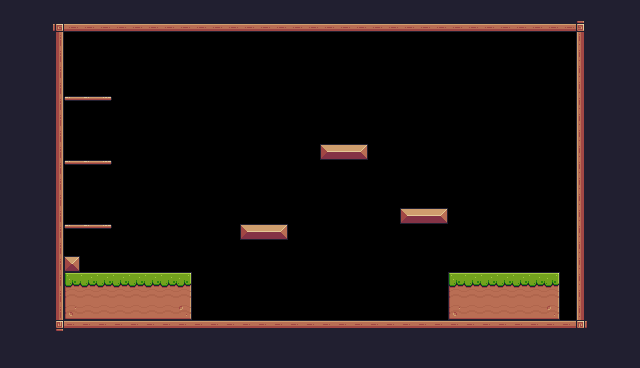

Tiled map render using the project's own tile images. Description and the whole map definition, tile-layer contents included, below:
An orthogonal 40x23 tile map with 16x16 px tiles, 1 tile layer (Background) and 15 objects (3x Platform, Player).

<map version="1.10" tiledversion="1.10.2" orientation="orthogonal" renderorder="right-down" width="40" height="23" tilewidth="16" tileheight="16" infinite="0" nextlayerid="4" nextobjectid="46">
 <tileset firstgid="1" source="Pixel Adventure.tsx" />
 <layer id="1" name="Background" width="40" height="23">
  <properties>
   <property name="BackgroundColor" value="Gray" />
  </properties>
  <data encoding="csv">
24,24,24,24,24,24,24,24,24,24,24,24,24,24,24,24,24,24,24,24,24,24,24,24,24,24,24,24,24,24,24,24,24,24,24,24,24,24,24,24,
24,24,24,92,134,134,134,134,134,134,134,134,134,134,134,134,134,134,134,134,134,134,134,134,134,134,134,134,134,134,134,134,134,134,134,134,93,24,24,24,
24,24,24,113,0,0,0,0,0,0,0,0,0,0,0,0,0,0,0,0,0,0,0,0,0,0,0,0,0,0,0,0,0,0,0,0,111,24,24,24,
24,24,24,113,0,0,0,0,0,0,0,0,0,0,0,0,0,0,0,0,0,0,0,0,0,0,0,0,0,0,0,0,0,0,0,0,111,24,24,24,
112,112,112,113,0,0,0,0,0,0,0,0,0,0,0,0,0,0,0,0,0,0,0,0,0,0,0,0,0,0,0,0,0,0,0,0,111,24,24,24,
112,112,112,113,0,0,0,0,0,0,0,0,0,0,0,0,0,0,0,0,0,0,0,0,0,0,0,0,0,0,0,0,0,0,0,0,111,24,24,24,
112,112,112,113,40,41,42,0,0,0,0,0,0,0,0,0,0,0,0,0,0,0,0,0,0,0,0,0,0,0,0,0,0,0,0,0,111,24,24,24,
112,112,112,113,0,0,0,0,0,0,0,0,0,0,0,0,0,0,0,0,0,0,0,0,0,0,0,0,0,0,0,0,0,0,0,0,111,24,24,24,
112,112,112,113,0,0,0,0,0,0,0,0,0,0,0,0,0,0,0,0,0,0,0,0,0,0,0,0,0,0,0,0,0,0,0,0,111,24,24,24,
112,112,112,113,0,0,0,0,0,0,0,0,0,0,0,0,0,0,0,0,13,14,15,0,0,0,0,0,0,0,0,0,0,0,0,0,111,24,24,24,
112,112,112,113,40,41,42,0,0,0,0,0,0,0,0,0,0,0,0,0,0,0,0,0,0,0,0,0,0,0,0,0,0,0,0,0,111,24,24,24,
112,112,112,113,0,0,0,0,0,0,0,0,0,0,0,0,0,0,0,0,0,0,0,0,0,0,0,0,0,0,0,0,0,0,0,0,111,24,24,24,
112,112,112,113,0,0,0,0,0,0,0,0,0,0,0,0,0,0,0,0,0,0,0,0,0,0,0,0,0,0,0,0,0,0,0,0,111,24,24,24,
112,112,112,113,0,0,0,0,0,0,0,0,0,0,0,0,0,0,0,0,0,0,0,0,0,13,14,15,0,0,0,0,0,0,0,0,111,24,24,24,
112,112,112,113,40,41,42,0,0,0,0,0,0,0,0,13,14,15,0,0,0,0,0,0,0,0,0,0,0,0,0,0,0,0,0,0,111,24,24,24,
112,112,112,113,0,0,0,0,0,0,0,0,0,0,0,0,0,0,0,0,0,0,0,0,0,0,0,0,0,0,0,0,0,0,0,0,111,24,24,24,
112,112,112,113,35,0,0,0,0,0,0,0,0,0,0,0,0,0,0,0,0,0,0,0,0,0,0,0,0,0,0,0,0,0,0,0,111,24,24,24,
112,112,112,113,7,8,8,8,8,8,8,9,0,0,0,0,0,0,0,0,0,0,0,0,0,0,0,0,7,8,8,8,8,8,9,0,111,24,24,24,
112,112,112,113,29,30,30,30,30,30,30,31,0,0,0,0,0,0,0,0,0,0,0,0,0,0,0,0,29,30,30,30,30,30,31,0,111,24,24,24,
112,112,112,113,51,52,52,52,52,52,52,53,0,0,0,0,0,0,0,0,0,0,0,0,0,0,0,0,51,52,52,52,52,52,53,0,111,24,24,24,
112,112,112,114,90,90,90,90,90,90,90,90,90,90,90,90,90,90,90,90,90,90,90,90,90,90,90,90,90,90,90,90,90,90,90,90,115,24,24,24,
112,112,112,112,112,112,112,112,24,24,24,24,24,24,24,24,24,24,24,24,24,24,24,24,24,24,24,24,24,24,24,24,24,24,24,24,24,24,24,24,
112,112,112,112,112,112,112,112,112,24,24,24,24,24,24,24,24,24,24,24,24,24,24,24,24,24,24,24,24,24,24,24,24,24,24,24,24,24,24,24
</data>
 </layer>
 <objectgroup id="3" name="Collisions">
  <object id="4" x="64" y="48" height="288" />
  <object id="6" x="576" y="32" width="16" height="304" />
  <object id="7" x="48" y="320" width="528" height="16" />
  <object id="8" x="64" y="256" width="16" height="16" />
  <object id="10" x="320" y="144" width="48" height="16" />
  <object id="11" x="400" y="208" width="48" height="16" />
  <object id="15" type="Platform" x="64" y="160" width="48" height="16" />
  <object id="24" x="64" y="272" width="128" height="48" />
  <object id="25" x="448" y="272" width="112" height="48" />
  <object id="29" x="48" y="32" width="16" height="288" />
  <object id="33" type="Platform" x="64" y="224" width="48" height="16" />
  <object id="37" x="240" y="224" width="48" height="16" />
  <object id="41" x="48" y="16" width="544" height="16" />
  <object id="45" type="Platform" x="64" y="96" width="48" height="16" />
 </objectgroup>
 <objectgroup id="2" name="Spawnpoints">
  <object id="1" name="Player" type="Player" x="364.769" y="275.639" width="29.3704" height="31.2061" />
 </objectgroup>
</map>
